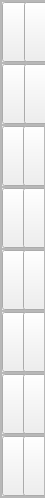
           <widget class="QFrame" name="side_bar">
            <property name="minimumSize">
             <size>
              <width>45</width>
              <height>0</height>
             </size>
            </property>
            <property name="maximumSize">
             <size>
              <width>45</width>
              <height>16777215</height>
             </size>
            </property>
            <property name="frameShape">
             <enum>QFrame::StyledPanel</enum>
            </property>
            <property name="frameShadow">
             <enum>QFrame::Raised</enum>
            </property>
            <layout class="QVBoxLayout" name="verticalLayout_4" stretch="0,0,0,0,0,0,0,0,0">
             <property name="spacing">
              <number>0</number>
             </property>
             <property name="leftMargin">
              <number>0</number>
             </property>
             <property name="topMargin">
              <number>0</number>
             </property>
             <property name="rightMargin">
              <number>0</number>
             </property>
             <property name="bottomMargin">
              <number>0</number>
             </property>
             <item>
              <widget class="QFrame" name="box_toggle">
               <property name="minimumSize">
                <size>
                 <width>45</width>
                 <height>0</height>
                </size>
               </property>
               <property name="maximumSize">
                <size>
                 <width>200</width>
                 <height>16777215</height>
                </size>
               </property>
               <property name="frameShape">
                <enum>QFrame::StyledPanel</enum>
               </property>
               <property name="frameShadow">
                <enum>QFrame::Raised</enum>
               </property>
               <layout class="QHBoxLayout" name="horizontalLayout_6">
                <property name="spacing">
                 <number>0</number>
                </property>
                <property name="leftMargin">
                 <number>0</number>
                </property>
                <property name="topMargin">
                 <number>0</number>
                </property>
                <property name="rightMargin">
                 <number>0</number>
                </property>
                <property name="bottomMargin">
                 <number>0</number>
                </property>
                <item>
                 <widget class="QPushButton" name="btn_toggle">
                  <property name="minimumSize">
                   <size>
                    <width>45</width>
                    <height>60</height>
                   </size>
                  </property>
                  <property name="maximumSize">
                   <size>
                    <width>45</width>
                    <height>16777215</height>
                   </size>
                  </property>
                  <property name="cursor">
                   <cursorShape>PointingHandCursor</cursorShape>
                  </property>
                  <property name="text">
                   <string/>
                  </property>
                 </widget>
                </item>
                <item>
                 <widget class="QPushButton" name="lbl_toggle">
                  <property name="minimumSize">
                   <size>
                    <width>155</width>
                    <height>60</height>
                   </size>
                  </property>
                  <property name="maximumSize">
                   <size>
                    <width>155</width>
                    <height>16777215</height>
                   </size>
                  </property>
                  <property name="cursor">
                   <cursorShape>PointingHandCursor</cursorShape>
                  </property>
                  <property name="layoutDirection">
                   <enum>Qt::LeftToRight</enum>
                  </property>
                  <property name="text">
                   <string>Ocultar</string>
                  </property>
                 </widget>
                </item>
               </layout>
               <zorder>lbl_toggle</zorder>
               <zorder>btn_toggle</zorder>
              </widget>
             </item>
             <item alignment="Qt::AlignLeft">
              <widget class="QFrame" name="box_ventas">
               <property name="minimumSize">
                <size>
                 <width>45</width>
                 <height>60</height>
                </size>
               </property>
               <property name="frameShape">
                <enum>QFrame::StyledPanel</enum>
               </property>
               <property name="frameShadow">
                <enum>QFrame::Raised</enum>
               </property>
               <layout class="QHBoxLayout" name="horizontalLayout_5">
                <property name="spacing">
                 <number>0</number>
                </property>
                <property name="leftMargin">
                 <number>0</number>
                </property>
                <property name="topMargin">
                 <number>0</number>
                </property>
                <property name="rightMargin">
                 <number>0</number>
                </property>
                <property name="bottomMargin">
                 <number>0</number>
                </property>
                <item alignment="Qt::AlignLeft">
                 <widget class="QPushButton" name="btn_ventas">
                  <property name="minimumSize">
                   <size>
                    <width>45</width>
                    <height>60</height>
                   </size>
                  </property>
                  <property name="maximumSize">
                   <size>
                    <width>45</width>
                    <height>16777215</height>
                   </size>
                  </property>
                  <property name="cursor">
                   <cursorShape>PointingHandCursor</cursorShape>
                  </property>
                  <property name="text">
                   <string/>
                  </property>
                 </widget>
                </item>
                <item alignment="Qt::AlignLeft">
                 <widget class="QPushButton" name="lbl_ventas">
                  <property name="minimumSize">
                   <size>
                    <width>155</width>
                    <height>60</height>
                   </size>
                  </property>
                  <property name="maximumSize">
                   <size>
                    <width>155</width>
                    <height>16777215</height>
                   </size>
                  </property>
                  <property name="cursor">
                   <cursorShape>PointingHandCursor</cursorShape>
                  </property>
                  <property name="text">
                   <string>Ventas</string>
                  </property>
                 </widget>
                </item>
               </layout>
               <zorder>lbl_ventas</zorder>
               <zorder>btn_ventas</zorder>
              </widget>
             </item>
             <item alignment="Qt::AlignLeft">
              <widget class="QFrame" name="box_compras">
               <property name="frameShape">
                <enum>QFrame::StyledPanel</enum>
               </property>
               <property name="frameShadow">
                <enum>QFrame::Raised</enum>
               </property>
               <layout class="QHBoxLayout" name="horizontalLayout_7">
                <property name="spacing">
                 <number>0</number>
                </property>
                <property name="leftMargin">
                 <number>0</number>
                </property>
                <property name="topMargin">
                 <number>0</number>
                </property>
                <property name="rightMargin">
                 <number>0</number>
                </property>
                <property name="bottomMargin">
                 <number>0</number>
                </property>
                <item>
                 <widget class="QPushButton" name="btn_compras">
                  <property name="minimumSize">
                   <size>
                    <width>45</width>
                    <height>60</height>
                   </size>
                  </property>
                  <property name="maximumSize">
                   <size>
                    <width>45</width>
                    <height>16777215</height>
                   </size>
                  </property>
                  <property name="cursor">
                   <cursorShape>PointingHandCursor</cursorShape>
                  </property>
                  <property name="text">
                   <string/>
                  </property>
                 </widget>
                </item>
                <item alignment="Qt::AlignLeft">
                 <widget class="QPushButton" name="lbl_compras">
                  <property name="minimumSize">
                   <size>
                    <width>155</width>
                    <height>60</height>
                   </size>
                  </property>
                  <property name="maximumSize">
                   <size>
                    <width>155</width>
                    <height>16777215</height>
                   </size>
                  </property>
                  <property name="cursor">
                   <cursorShape>PointingHandCursor</cursorShape>
                  </property>
                  <property name="text">
                   <string>Compras</string>
                  </property>
                 </widget>
                </item>
               </layout>
               <zorder>lbl_compras</zorder>
               <zorder>btn_compras</zorder>
              </widget>
             </item>
             <item alignment="Qt::AlignLeft">
              <widget class="QFrame" name="box_productos">
               <property name="frameShape">
                <enum>QFrame::StyledPanel</enum>
               </property>
               <property name="frameShadow">
                <enum>QFrame::Raised</enum>
               </property>
               <layout class="QHBoxLayout" name="horizontalLayout_8">
                <property name="spacing">
                 <number>0</number>
                </property>
                <property name="leftMargin">
                 <number>0</number>
                </property>
                <property name="topMargin">
                 <number>0</number>
                </property>
                <property name="rightMargin">
                 <number>0</number>
                </property>
                <property name="bottomMargin">
                 <number>0</number>
                </property>
                <item>
                 <widget class="QPushButton" name="btn_productos">
                  <property name="minimumSize">
                   <size>
                    <width>45</width>
                    <height>60</height>
                   </size>
                  </property>
                  <property name="maximumSize">
                   <size>
                    <width>45</width>
                    <height>16777215</height>
                   </size>
                  </property>
                  <property name="cursor">
                   <cursorShape>PointingHandCursor</cursorShape>
                  </property>
                  <property name="text">
                   <string/>
                  </property>
                 </widget>
                </item>
                <item alignment="Qt::AlignLeft">
                 <widget class="QPushButton" name="lbl_productos">
                  <property name="minimumSize">
                   <size>
                    <width>155</width>
                    <height>60</height>
                   </size>
                  </property>
                  <property name="maximumSize">
                   <size>
                    <width>155</width>
                    <height>16777215</height>
                   </size>
                  </property>
                  <property name="cursor">
                   <cursorShape>PointingHandCursor</cursorShape>
                  </property>
                  <property name="text">
                   <string>Productos</string>
                  </property>
                 </widget>
                </item>
               </layout>
               <zorder>lbl_productos</zorder>
               <zorder>btn_productos</zorder>
              </widget>
             </item>
             <item alignment="Qt::AlignLeft">
              <widget class="QFrame" name="box_proveedores">
               <property name="frameShape">
                <enum>QFrame::StyledPanel</enum>
               </property>
               <property name="frameShadow">
                <enum>QFrame::Raised</enum>
               </property>
               <layout class="QHBoxLayout" name="horizontalLayout_9">
                <property name="spacing">
                 <number>0</number>
                </property>
                <property name="leftMargin">
                 <number>0</number>
                </property>
                <property name="topMargin">
                 <number>0</number>
                </property>
                <property name="rightMargin">
                 <number>0</number>
                </property>
                <property name="bottomMargin">
                 <number>0</number>
                </property>
                <item>
                 <widget class="QPushButton" name="btn_proveedores">
                  <property name="minimumSize">
                   <size>
                    <width>45</width>
                    <height>60</height>
                   </size>
                  </property>
                  <property name="maximumSize">
                   <size>
                    <width>45</width>
                    <height>16777215</height>
                   </size>
                  </property>
                  <property name="cursor">
                   <cursorShape>PointingHandCursor</cursorShape>
                  </property>
                  <property name="text">
                   <string/>
                  </property>
                 </widget>
                </item>
                <item alignment="Qt::AlignLeft">
                 <widget class="QPushButton" name="lbl_proveedores">
                  <property name="minimumSize">
                   <size>
                    <width>155</width>
                    <height>60</height>
                   </size>
                  </property>
                  <property name="maximumSize">
                   <size>
                    <width>155</width>
                    <height>16777215</height>
                   </size>
                  </property>
                  <property name="cursor">
                   <cursorShape>PointingHandCursor</cursorShape>
                  </property>
                  <property name="text">
                   <string>Proveedores</string>
                  </property>
                 </widget>
                </item>
               </layout>
               <zorder>lbl_proveedores</zorder>
               <zorder>btn_proveedores</zorder>
              </widget>
             </item>
             <item>
              <widget class="QFrame" name="box_tickets">
               <property name="frameShape">
                <enum>QFrame::StyledPanel</enum>
               </property>
               <property name="frameShadow">
                <enum>QFrame::Raised</enum>
               </property>
               <layout class="QHBoxLayout" name="horizontalLayout_10">
                <property name="spacing">
                 <number>0</number>
                </property>
                <property name="leftMargin">
                 <number>0</number>
                </property>
                <property name="topMargin">
                 <number>0</number>
                </property>
                <property name="rightMargin">
                 <number>0</number>
                </property>
                <property name="bottomMargin">
                 <number>0</number>
                </property>
                <item>
                 <widget class="QPushButton" name="btn_tickets">
                  <property name="minimumSize">
                   <size>
                    <width>45</width>
                    <height>60</height>
                   </size>
                  </property>
                  <property name="maximumSize">
                   <size>
                    <width>45</width>
                    <height>16777215</height>
                   </size>
                  </property>
                  <property name="cursor">
                   <cursorShape>PointingHandCursor</cursorShape>
                  </property>
                  <property name="text">
                   <string/>
                  </property>
                 </widget>
                </item>
                <item alignment="Qt::AlignLeft">
                 <widget class="QPushButton" name="lbl_tickets">
                  <property name="minimumSize">
                   <size>
                    <width>155</width>
                    <height>60</height>
                   </size>
                  </property>
                  <property name="maximumSize">
                   <size>
                    <width>155</width>
                    <height>16777215</height>
                   </size>
                  </property>
                  <property name="cursor">
                   <cursorShape>PointingHandCursor</cursorShape>
                  </property>
                  <property name="text">
                   <string>Tickets</string>
                  </property>
                 </widget>
                </item>
               </layout>
               <zorder>lbl_tickets</zorder>
               <zorder>btn_tickets</zorder>
              </widget>
             </item>
             <item>
              <widget class="QFrame" name="box_recorte_caja">
               <property name="frameShape">
                <enum>QFrame::StyledPanel</enum>
               </property>
               <property name="frameShadow">
                <enum>QFrame::Raised</enum>
               </property>
               <layout class="QHBoxLayout" name="horizontalLayout_11">
                <property name="spacing">
                 <number>0</number>
                </property>
                <property name="leftMargin">
                 <number>0</number>
                </property>
                <property name="topMargin">
                 <number>0</number>
                </property>
                <property name="rightMargin">
                 <number>0</number>
                </property>
                <property name="bottomMargin">
                 <number>0</number>
                </property>
                <item>
                 <widget class="QPushButton" name="btn_recorte_caja">
                  <property name="minimumSize">
                   <size>
                    <width>45</width>
                    <height>60</height>
                   </size>
                  </property>
                  <property name="maximumSize">
                   <size>
                    <width>45</width>
                    <height>16777215</height>
                   </size>
                  </property>
                  <property name="cursor">
                   <cursorShape>PointingHandCursor</cursorShape>
                  </property>
                  <property name="text">
                   <string/>
                  </property>
                 </widget>
                </item>
                <item alignment="Qt::AlignLeft">
                 <widget class="QPushButton" name="lbl_recorte_caja">
                  <property name="minimumSize">
                   <size>
                    <width>155</width>
                    <height>60</height>
                   </size>
                  </property>
                  <property name="maximumSize">
                   <size>
                    <width>155</width>
                    <height>16777215</height>
                   </size>
                  </property>
                  <property name="cursor">
                   <cursorShape>PointingHandCursor</cursorShape>
                  </property>
                  <property name="text">
                   <string>Corte de caja</string>
                  </property>
                 </widget>
                </item>
               </layout>
               <zorder>lbl_recorte_caja</zorder>
               <zorder>btn_recorte_caja</zorder>
              </widget>
             </item>
             <item>
              <widget class="QFrame" name="box_copia_seguridad">
               <property name="frameShape">
                <enum>QFrame::StyledPanel</enum>
               </property>
               <property name="frameShadow">
                <enum>QFrame::Raised</enum>
               </property>
               <layout class="QHBoxLayout" name="horizontalLayout_12">
                <property name="spacing">
                 <number>0</number>
                </property>
                <property name="leftMargin">
                 <number>0</number>
                </property>
                <property name="topMargin">
                 <number>0</number>
                </property>
                <property name="rightMargin">
                 <number>0</number>
                </property>
                <property name="bottomMargin">
                 <number>0</number>
                </property>
                <item>
                 <widget class="QPushButton" name="btn_copia_seguridad">
                  <property name="minimumSize">
                   <size>
                    <width>45</width>
                    <height>60</height>
                   </size>
                  </property>
                  <property name="maximumSize">
                   <size>
                    <width>45</width>
                    <height>16777215</height>
                   </size>
                  </property>
                  <property name="cursor">
                   <cursorShape>PointingHandCursor</cursorShape>
                  </property>
                  <property name="text">
                   <string/>
                  </property>
                 </widget>
                </item>
                <item alignment="Qt::AlignLeft">
                 <widget class="QPushButton" name="lbl_copia_seguridad">
                  <property name="minimumSize">
                   <size>
                    <width>155</width>
                    <height>60</height>
                   </size>
                  </property>
                  <property name="maximumSize">
                   <size>
                    <width>155</width>
                    <height>16777215</height>
                   </size>
                  </property>
                  <property name="cursor">
                   <cursorShape>PointingHandCursor</cursorShape>
                  </property>
                  <property name="text">
                   <string>Copia de seguridad</string>
                  </property>
                 </widget>
                </item>
               </layout>
               <zorder>lbl_copia_seguridad</zorder>
               <zorder>btn_copia_seguridad</zorder>
              </widget>
             </item>
             <item>
              <widget class="QFrame" name="frame">
               <property name="maximumSize">
                <size>
                 <width>200</width>
                 <height>16777215</height>
                </size>
               </property>
               <property name="frameShape">
                <enum>QFrame::StyledPanel</enum>
               </property>
               <property name="frameShadow">
                <enum>QFrame::Raised</enum>
               </property>
              </widget>
             </item>
            </layout>
           </widget>
